Frame 1 (no input): blank canvas, image omitted
Frame 60 (no input): blank canvas, image omitted
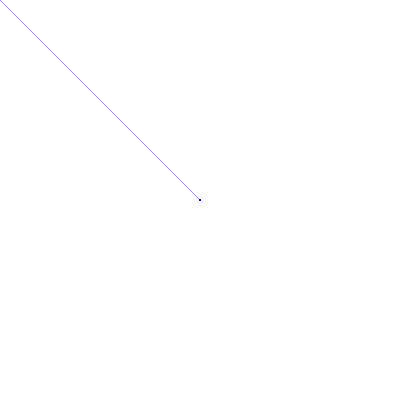
Frame 120 (the mouse pressed at the canvas centre since frame 60)

The p5.js sketch whose frames 1 and 60 were blank and that drew this single picture after the mouse press (run headless with seeded random() and noise() and a simulated clock; from frame 60 on, the mouse is pressed at the canvas centre):

// p5.js sketch
// ── sketch.js
function setup() {
  createCanvas(400, 400);
  background(255);
}

let oldx = 0;
let oldy = 0;

function draw() {
  stroke(0,0,255,100);
  fill(255,random(0,25),random(0,25));
  if(mouseIsPressed)
  {
    line(mouseX,mouseY,oldx,oldy);
  }
  oldx = mouseX;
  oldy = mouseY;
}
